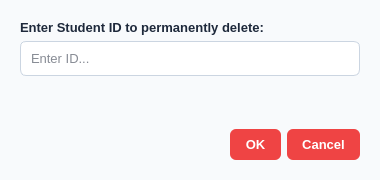
<?xml version="1.0" encoding="UTF-8"?>
<ui version="4.0">
 <class>DeleteStudentDialog</class>
 <widget class="QDialog" name="DeleteStudentDialog">
  <property name="geometry">
   <rect><x>0</x><y>0</y><width>380</width><height>180</height></rect>
  </property>
  <property name="windowTitle"><string>Delete Student</string></property>
  <property name="styleSheet">
   <string>
    QDialog { background-color: #f8fafc; }
    QLabel { font-size: 13px; font-weight: bold; color: #1e293b; }
    QLineEdit { border: 1px solid #cbd5e1; border-radius: 6px; padding: 8px; background-color: white; color: #0f172a; font-size: 13px; }
    QLineEdit:focus { border: 2px solid #ef4444; }
    QPushButton { background-color: #ef4444; color: white; border-radius: 6px; font-weight: bold; padding: 8px 15px; font-size: 13px; }
    QPushButton:hover { background-color: #dc2626; }
   </string>
  </property>
  <layout class="QVBoxLayout" name="verticalLayout">
   <property name="leftMargin"><number>20</number></property>
   <property name="topMargin"><number>20</number></property>
   <property name="rightMargin"><number>20</number></property>
   <property name="bottomMargin"><number>20</number></property>
   <item><widget class="QLabel" name="label"><property name="text"><string>Enter Student ID to permanently delete:</string></property></widget></item>
   <item><widget class="QLineEdit" name="inputId"><property name="placeholderText"><string>Enter ID...</string></property></widget></item>
   <item>
    <spacer name="spacer1"><property name="orientation"><enum>Qt::Vertical</enum></property><property name="sizeHint" stdset="0"><size><width>20</width><height>15</height></size></property></spacer>
   </item>
   <item>
    <widget class="QDialogButtonBox" name="buttonBox">
     <property name="standardButtons"><set>QDialogButtonBox::Cancel|QDialogButtonBox::Ok</set></property>
    </widget>
   </item>
  </layout>
 </widget>
 <resources/>
 <connections>
  <connection><sender>buttonBox</sender><signal>accepted()</signal><receiver>DeleteStudentDialog</receiver><slot>accept()</slot></connection>
  <connection><sender>buttonBox</sender><signal>rejected()</signal><receiver>DeleteStudentDialog</receiver><slot>reject()</slot></connection>
 </connections>
</ui>
